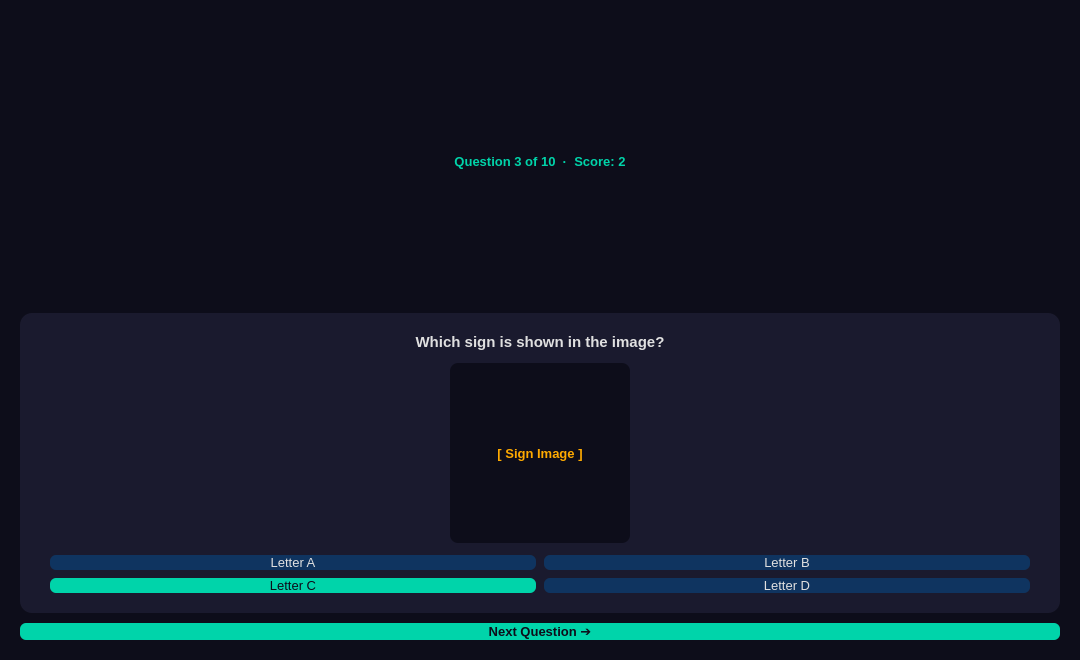
<?xml version='1.0' encoding='utf-8'?>
<ui version="4.0">
 <class>QuizScreen</class>
 <widget class="QWidget" name="pageQuiz">
  <property name="geometry">
   <rect>
    <x>0</x>
    <y>0</y>
    <width>1080</width>
    <height>660</height>
   </rect>
  </property>
  <property name="styleSheet">
   <string>QWidget { background-color: #0d0d1a; }</string>
  </property>
  <layout class="QVBoxLayout" name="quizMainLayout">
   <property name="leftMargin">
    <number>20</number>
   </property>
   <property name="topMargin">
    <number>20</number>
   </property>
   <property name="rightMargin">
    <number>20</number>
   </property>
   <property name="bottomMargin">
    <number>20</number>
   </property>
   <property name="spacing">
    <number>10</number>
   </property>
   <item>
    <widget class="QLabel" name="quizHeaderLabel">
     <property name="text">
      <string>Question 3 of 10  ·  Score: 2</string>
     </property>
     <property name="alignment">
      <set>Qt::AlignCenter</set>
     </property>
     <property name="styleSheet">
      <string>QLabel { color: #00d4aa; font-size: 13px; font-weight: bold; }</string>
     </property>
    </widget>
   </item>
   <item>
    <widget class="QFrame" name="quizQuestionFrame">
     <property name="styleSheet">
      <string>QFrame { background-color: #1a1a2e; border-radius: 12px; }</string>
     </property>
     <layout class="QVBoxLayout" name="quizQuestionLayout">
      <property name="leftMargin">
       <number>30</number>
      </property>
      <property name="topMargin">
       <number>20</number>
      </property>
      <property name="rightMargin">
       <number>30</number>
      </property>
      <property name="bottomMargin">
       <number>20</number>
      </property>
      <property name="spacing">
       <number>12</number>
      </property>
      <property name="alignment">
       <flag>Qt::AlignCenter</flag>
      </property>
      <item>
       <widget class="QLabel" name="quizQuestionLabel">
        <property name="text">
         <string>Which sign is shown in the image?</string>
        </property>
        <property name="alignment">
         <set>Qt::AlignCenter</set>
        </property>
        <property name="styleSheet">
         <string>QLabel { color: #e0e0e0; font-size: 15px; font-weight: bold; background: transparent; }</string>
        </property>
       </widget>
      </item>
      <item>
       <layout class="QHBoxLayout">
        <item>
         <spacer>
          <property name="orientation">
           <enum>Qt::Horizontal</enum>
          </property>
          <property name="sizeHint" stdset="0">
           <size>
            <width>40</width>
            <height>20</height>
           </size>
          </property>
         </spacer>
        </item>
        <item>
         <widget class="QFrame" name="quizImageFrame">
          <property name="minimumSize">
           <size>
            <width>180</width>
            <height>180</height>
           </size>
          </property>
          <property name="maximumSize">
           <size>
            <width>180</width>
            <height>180</height>
           </size>
          </property>
          <property name="styleSheet">
           <string>QFrame { background-color: #0d0d1a; border-radius: 8px; }</string>
          </property>
          <layout class="QVBoxLayout">
           <item>
            <widget class="QLabel" name="quizImageLabel">
             <property name="text">
              <string>[ Sign Image ]</string>
             </property>
             <property name="alignment">
              <set>Qt::AlignCenter</set>
             </property>
             <property name="styleSheet">
              <string>QLabel { color: #ffaa00; font-size: 13px; font-weight: bold; background: transparent; }</string>
             </property>
            </widget>
           </item>
          </layout>
         </widget>
        </item>
        <item>
         <spacer>
          <property name="orientation">
           <enum>Qt::Horizontal</enum>
          </property>
          <property name="sizeHint" stdset="0">
           <size>
            <width>40</width>
            <height>20</height>
           </size>
          </property>
         </spacer>
        </item>
       </layout>
      </item>
      <item>
       <layout class="QGridLayout" name="quizChoicesGrid">
        <property name="spacing">
         <number>8</number>
        </property>
        <item row="0" column="0">
         <widget class="QPushButton" name="quizChoice1Btn">
          <property name="text">
           <string>Letter A</string>
          </property>
          <property name="minimumHeight">
           <number>42</number>
          </property>
          <property name="styleSheet">
           <string>QPushButton { background-color: #0f3460; color: #e0e0e0; border: none; border-radius: 6px; font-size: 13px; } QPushButton:hover { background-color: #e94560; }</string>
          </property>
         </widget>
        </item>
        <item row="0" column="1">
         <widget class="QPushButton" name="quizChoice2Btn">
          <property name="text">
           <string>Letter B</string>
          </property>
          <property name="minimumHeight">
           <number>42</number>
          </property>
          <property name="styleSheet">
           <string>QPushButton { background-color: #0f3460; color: #e0e0e0; border: none; border-radius: 6px; font-size: 13px; } QPushButton:hover { background-color: #e94560; }</string>
          </property>
         </widget>
        </item>
        <item row="1" column="0">
         <widget class="QPushButton" name="quizChoice3Btn">
          <property name="text">
           <string>Letter C</string>
          </property>
          <property name="minimumHeight">
           <number>42</number>
          </property>
          <property name="styleSheet">
           <string>QPushButton { background-color: #00d4aa; color: #0d0d1a; border: none; border-radius: 6px; font-size: 13px; }</string>
          </property>
         </widget>
        </item>
        <item row="1" column="1">
         <widget class="QPushButton" name="quizChoice4Btn">
          <property name="text">
           <string>Letter D</string>
          </property>
          <property name="minimumHeight">
           <number>42</number>
          </property>
          <property name="styleSheet">
           <string>QPushButton { background-color: #0f3460; color: #e0e0e0; border: none; border-radius: 6px; font-size: 13px; } QPushButton:hover { background-color: #e94560; }</string>
          </property>
         </widget>
        </item>
       </layout>
      </item>
     </layout>
    </widget>
   </item>
   <item>
    <widget class="QPushButton" name="quizNextBtn">
     <property name="text">
      <string>Next Question ➔</string>
     </property>
     <property name="minimumHeight">
      <number>40</number>
     </property>
     <property name="styleSheet">
      <string>QPushButton { background-color: #00d4aa; color: #0d0d1a; border: none; border-radius: 6px; font-size: 13px; font-weight: bold; } QPushButton:hover { background-color: #0f3460; color: white; }</string>
     </property>
    </widget>
   </item>
  </layout>
 </widget>
 <resources />
 <connections />
</ui>
